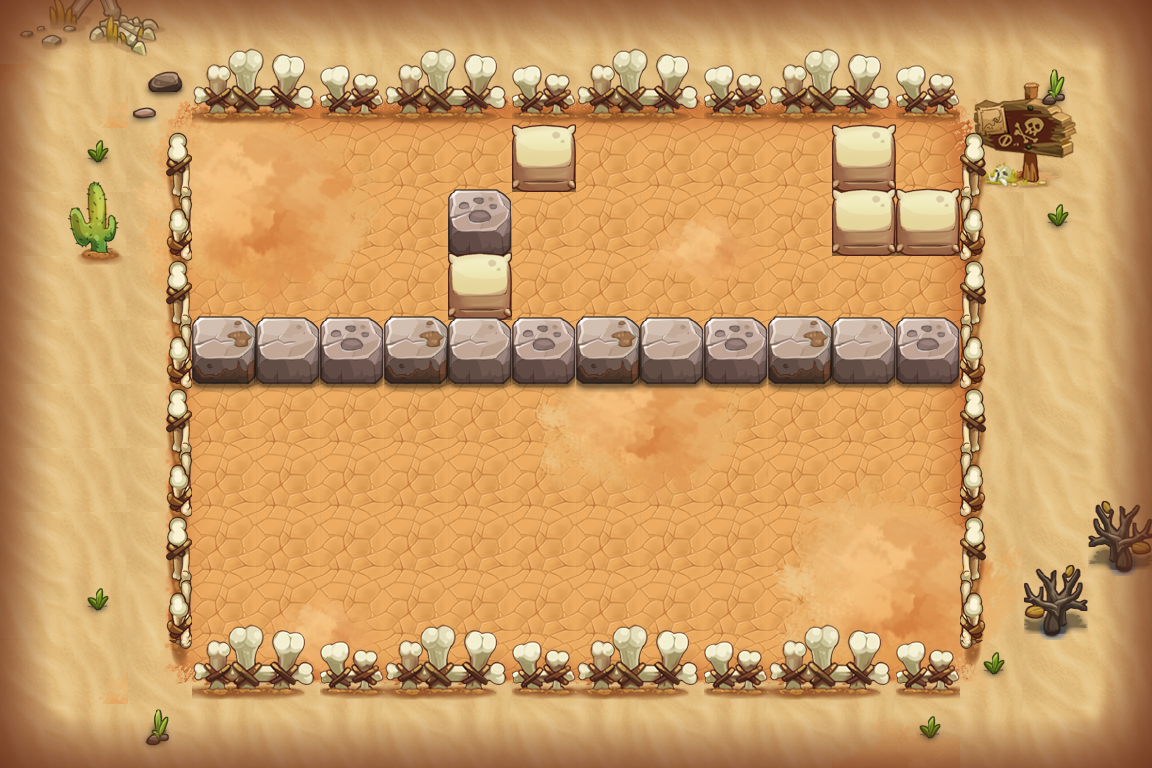

This is a level from a 2D game, rendered from its Tiled map with the project's own tilesets. A one-line summary and the map file follow, with tile-layer data summarised:
An orthogonal 18x12 tile map with 64x64 px tiles, 13 tile layers (PASS, 块层 2, 块层 12, 块层 4, ...) and 14 objects (8x TRAP, 3x dcq1, 2x BOMB, PLAYER).

<map version="1.0" orientation="orthogonal" width="18" height="12" tilewidth="64" tileheight="64">
 <properties>
  <property name="DESTRY1" value="255" />
  <property name="DESTRY2" value="314" />
  <property name="DESTRY3" value="149" />
  <property name="DESTRY4" value="177" />
  <property name="DESTRY_COUNT" value="4" />
  <property name="EXP" value="425" />
  <property name="ITEM" value="D011" />
  <property name="MONEY" value="638" />
  <property name="START_SCRIPT" value="lv35" />
 </properties>
 <tileset firstgid="1" name="hmpy" tilewidth="64" tileheight="64">
  <image source="hmpy-hd.png" width="1000" height="2048" />
 </tileset>
 <layer name="PASS" width="18" height="12">
  <data>[216 cells, 140 non-empty, 10 distinct tile ids]</data>
 </layer>
 <layer name="块层 2" width="18" height="12">
  <data>[216 cells, 164 non-empty, 41 distinct tile ids]</data>
 </layer>
 <layer name="块层 12" width="18" height="12">
  <data>[216 cells, 56 non-empty, 36 distinct tile ids]</data>
 </layer>
 <layer name="块层 4" width="18" height="12">
  <data>[216 cells, 67 non-empty, 13 distinct tile ids]</data>
 </layer>
 <layer name="块层 11" width="18" height="12">
  <data>[216 cells, 3 non-empty, 3 distinct tile ids]</data>
 </layer>
 <layer name="块层 3" width="18" height="12">
  <data>[216 cells, 60 non-empty, 11 distinct tile ids]</data>
 </layer>
 <layer name="块层 5" width="18" height="12">
  <data>[216 cells, 18 non-empty, 4 distinct tile ids]</data>
 </layer>
 <layer name="SHELTER 9" width="18" height="12">
  <data>[216 cells, 12 non-empty, 3 distinct tile ids]</data>
 </layer>
 <layer name="SHELTER 4" width="18" height="12">
  <data>[216 cells, 12 non-empty, 3 distinct tile ids]</data>
 </layer>
 <layer name="SHELTER 3" width="18" height="12">
  <data>[216 cells, 1 non-empty, 1 distinct tile ids]</data>
 </layer>
 <layer name="SHELTER 2" width="18" height="12">
  <data>[216 cells, 3 non-empty, 2 distinct tile ids]</data>
 </layer>
 <layer name="SHELTER 1" width="18" height="12">
  <data>[216 cells, 2 non-empty, 1 distinct tile ids]</data>
 </layer>
 <objectgroup name="对象层 1" width="36" height="24">
  <object name="tnt2" type="BOMB" x="384" y="512" width="64" height="64">
   <properties>
    <property name="bomb_ani" value="tnt_bomb.bomb" />
    <property name="bomb_damage" value="9999" />
    <property name="bomb_power" value="1" />
   </properties>
  </object>
  <object name="senser2" type="TRAP" x="256" y="384" width="64" height="64">
   <properties>
    <property name="trap_floor" value="true" />
    <property name="trap_script" value="trap_onTNTSenser(&quot;tnt2&quot;);" />
    <property name="trap_start_mode" value="0" />
   </properties>
  </object>
  <object name="tnt1" type="BOMB" x="704" y="512" width="64" height="64">
   <properties>
    <property name="bomb_ani" value="tnt_bomb.bomb" />
    <property name="bomb_damage" value="9999" />
    <property name="bomb_power" value="1" />
   </properties>
  </object>
  <object name="senser1" type="TRAP" x="896" y="128" width="64" height="64">
   <properties>
    <property name="trap_floor" value="true" />
    <property name="trap_script" value="trap_onTNTSenser(&quot;tnt1&quot;);" />
    <property name="trap_start_mode" value="0" />
   </properties>
  </object>
  <object name="dcq1" x="256" y="192" width="64" height="64">
   <properties>
    <property name="lua_ai" value="monster_dcq_ai" />
    <property name="quality" value="dcq1.quality" />
   </properties>
  </object>
  <object name="PLAYER" type="PLAYER" x="576" y="192" width="64" height="64" />
  <object name="zi_dan_right1" type="TRAP" x="192" y="448" width="64" height="64">
   <properties>
    <property name="trap_ani" value="fire_cat_right.actor" />
    <property name="trap_delay" value="2" />
    <property name="trap_id" value="0" />
    <property name="trap_script" value="trap(&quot;zi_dan_right1&quot;):setAtkPower(target(&quot;PLAYER&quot;):getHP()*0.1);trap(&quot;zi_dan_right1&quot;):turnRight(); trap(&quot;zi_dan_right1&quot;):getAI():getActions():addObject( AIUseSkill:create(   SkillLua:create(&quot;skill_0001&quot;)  )  );" />
    <property name="trap_start_mode" value="2" />
    <property name="trap_state" value="open" />
   </properties>
  </object>
  <object name="zi_dan_right3" type="TRAP" x="192" y="128" width="64" height="64">
   <properties>
    <property name="trap_ani" value="fire_cat_right.actor" />
    <property name="trap_delay" value="2" />
    <property name="trap_id" value="0" />
    <property name="trap_script" value="trap(&quot;zi_dan_right3&quot;):setAtkPower(target(&quot;PLAYER&quot;):getHP()*0.1);trap(&quot;zi_dan_right3&quot;):turnRight(); trap(&quot;zi_dan_right3&quot;):getAI():getActions():addObject( AIUseSkill:create(   SkillLua:create(&quot;skill_0001&quot;)  )  );" />
    <property name="trap_start_mode" value="2" />
    <property name="trap_state" value="open" />
   </properties>
  </object>
  <object name="mp1" type="TRAP" x="448" y="128" width="64" height="64">
   <properties>
    <property name="trap_ani" value="mp.actor" />
    <property name="trap_floor" value="true" />
    <property name="trap_id" value="0" />
    <property name="trap_script" value="trap_moveto(&quot;PLAYER&quot;, &quot;mp1&quot;,target(&quot;mp2&quot;):getX(),target(&quot;mp2&quot;):getY() );" />
    <property name="trap_sound_id" value="1" />
    <property name="trap_start_mode" value="0" />
    <property name="trap_state" value="open" />
   </properties>
  </object>
  <object name="mp2" type="TRAP" x="576" y="384" width="64" height="64">
   <properties>
    <property name="trap_ani" value="mp.actor" />
    <property name="trap_floor" value="true" />
    <property name="trap_id" value="0" />
    <property name="trap_script" value="trap_moveto(&quot;PLAYER&quot;, &quot;mp2&quot;,target(&quot;mp1&quot;):getX(),target(&quot;mp1&quot;):getY() );" />
    <property name="trap_sound_id" value="1" />
    <property name="trap_start_mode" value="0" />
    <property name="trap_state" value="open" />
   </properties>
  </object>
  <object name="dcq1" x="768" y="512" width="64" height="64">
   <properties>
    <property name="lua_ai" value="monster_dcq_ai" />
    <property name="quality" value="dcq1.quality" />
   </properties>
  </object>
  <object name="dcq1" x="320" y="512" width="64" height="64">
   <properties>
    <property name="lua_ai" value="monster_dcq_ai" />
    <property name="quality" value="dcq1.quality" />
   </properties>
  </object>
  <object name="triger2" type="TRAP" x="256" y="384" width="64" height="64">
   <properties>
    <property name="trap_ani" value="tnt_triger.actor" />
    <property name="trap_floor" value="true" />
    <property name="trap_script" value="trap_onTNTBombTrap(&quot;triger2&quot;,&quot;tnt2&quot;);" />
    <property name="trap_sound_id" value="3" />
    <property name="trap_start_mode" value="3" />
    <property name="trap_state" value="open" />
   </properties>
  </object>
  <object name="triger1" type="TRAP" x="896" y="128" width="64" height="64">
   <properties>
    <property name="trap_ani" value="tnt_triger.actor" />
    <property name="trap_floor" value="true" />
    <property name="trap_script" value="trap_onTNTBombTrap(&quot;triger1&quot;,&quot;tnt1&quot;);" />
    <property name="trap_sound_id" value="3" />
    <property name="trap_start_mode" value="3" />
    <property name="trap_state" value="open" />
   </properties>
  </object>
 </objectgroup>
 <layer name="块层 13" width="18" height="12">
  <data>[216 cells, 60 non-empty, 24 distinct tile ids]</data>
 </layer>
</map>
